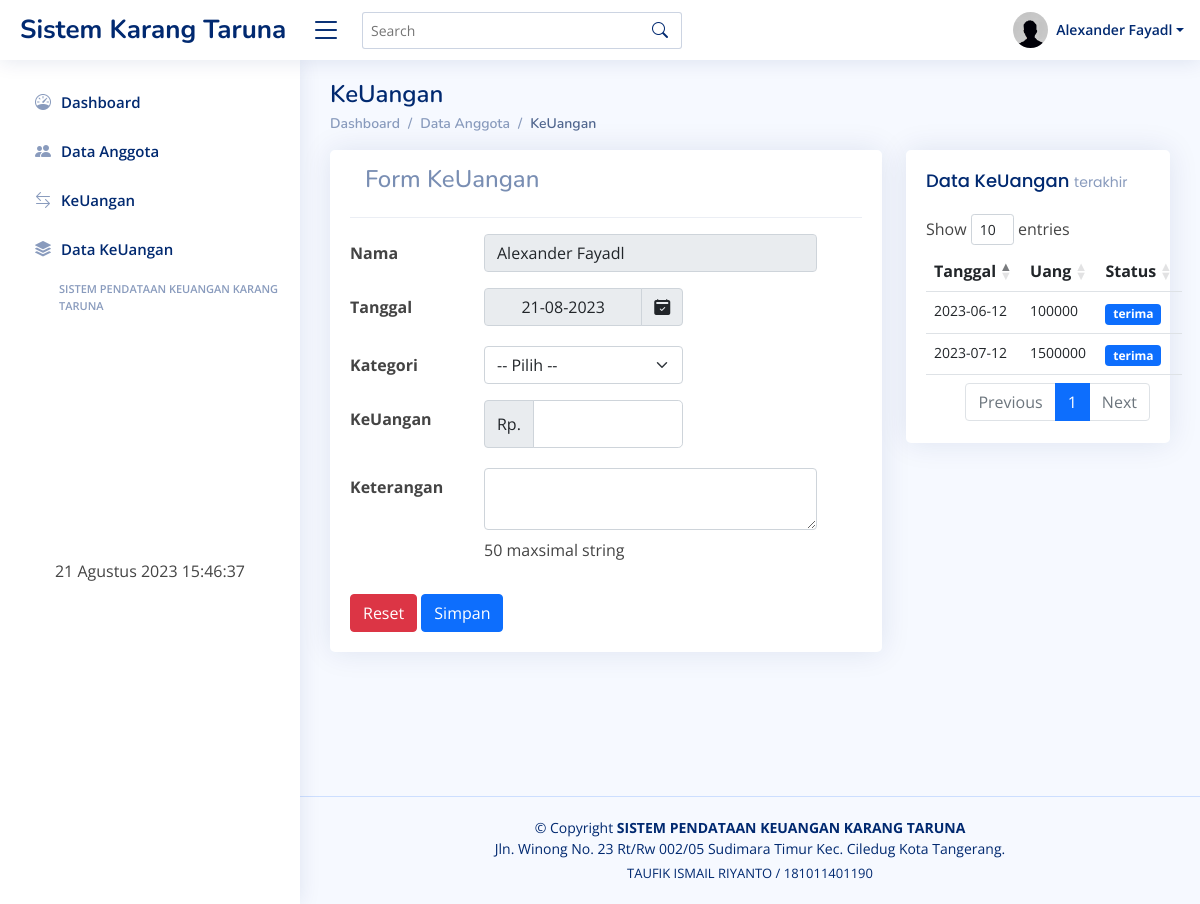
Before: /anggota/index.php?url=keuangan (signed in) with the older database file.
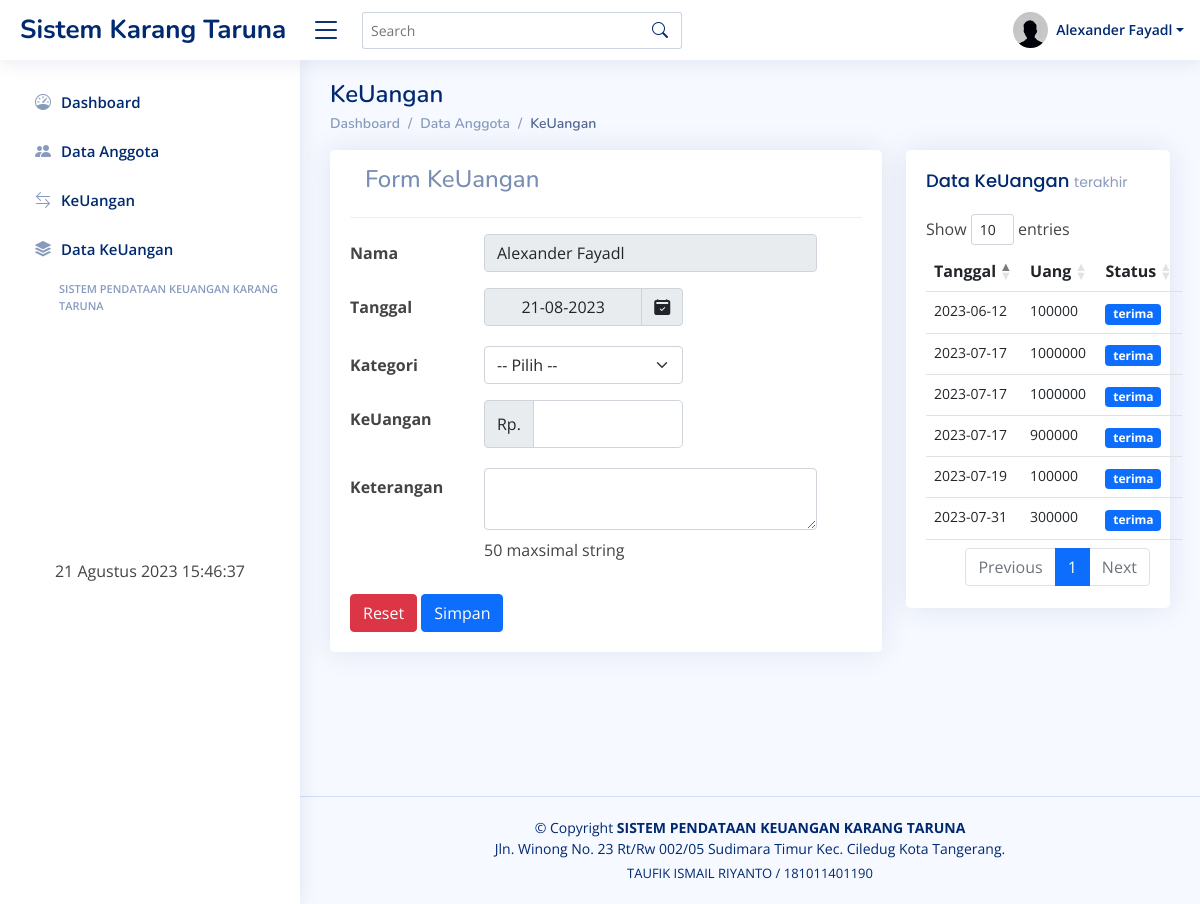
After: the same page with the newer database file.
### tables this page shows
CREATE TABLE `users` (
  `id_user` int(11) NOT NULL,
  `recid` enum('0','1') NOT NULL,
  `nama` varchar(30) NOT NULL,
  `rt` int(4) NOT NULL,
  `rw` int(4) NOT NULL,
  `alamat` text NOT NULL,
  `tgl_lahir` varchar(20) NOT NULL,
  `pekerjaan` varchar(40) NOT NULL,
  `no_telp` varchar(15) NOT NULL,
  `status` enum('aktif','tidak aktif') NOT NULL,
  `usertype` enum('ketua','wakil','anggota') NOT NULL,
  `username` varchar(30) NOT NULL,
  `password` varchar(200) NOT NULL,
  `level` enum('admin','anggota') NOT NULL
);

CREATE TABLE `trx` (
  `id_trx` int(11) NOT NULL,
  `id_user` int(11) NOT NULL,
  `jml_trx` varchar(255) NOT NULL,
  `keterangan` varchar(255) NOT NULL,
  `status_trx` varchar(255) NOT NULL,
  `tgl` date NOT NULL
);

### anggota/keuangan.php (the view, shortened to what this page needs)
<!DOCTYPE html>
<html>
<head>
</head>
<body>
 <div class="container">
  <div class="pagetitle">
   <h1 class="mb-1">KeUangan</h1>
   <nav>
    <ol class="breadcrumb">
     <li class="breadcrumb-item"><a href="?url=dashboard">Dashboard</a></li>
     <li class="breadcrumb-item"><a href="?url=anggota">Data Anggota</a></li>
     <li class="breadcrumb-item active">KeUangan</li>
   </ol>
 </nav>
</div>
<div class="row">
 <div class="col-lg-8">
  <div class="card">
   <div class="card-body">
    <div class="card-header">
     <h4>Form KeUangan</h4>
   </div>
   <form method="POST">
    <div class="mb-2 mt-3 row">
      <label  class="col-sm-3 col-form-label"><b>Nama </b></label>
      <div class="col-sm-8">
        <input type="text" name="nama" class="form-control" value="<?= $_SESSION['nama']; ?>" readonly>
      </div>
    </div>
    <div class="mb-3 mt-3 row">
      <label  class="col-sm-3 col-form-label"><b>Tanggal </b></label>
      <div class="col-sm-5">
        <div class="input-group mb-1">
          <input type="text" name="tgl" value="<?php date_default_timezone_set('Asia/Jakarta'); echo date('d-m-Y'); ?>" class="form-control text-center" readonly>
          <span class="input-group-text"><i class="bi bi-calendar2-check-fill"></i></span>
        </div>
      </div>
    </div>
    <div class="mb-3 mt-3 row">
      <label  class="col-sm-3 col-form-label"><b>Kategori</b></label>
      <div class="col-sm-5">
        <select class="form-select" name="typeuang" required>
          <option value="" selected>-- Pilih --</option>
        </select>
      </div>
    </div>
    <div class="mb-2 mt-3 row">
      <label  class="col-sm-3 col-form-label"><b>KeUangan</b></label>
      <div class="col-sm-5">
        <div class="input-group mb-1">
          <span class="input-group-text">Rp.</span>
          <input type="text" name="saldo_akhir" onkeypress="return hanyaAngka(event)" class="form-control form-control-lg" required>
        </div>
      </div>
    </div>
    <div class="mb-2 mt-3 row">
      <label  class="col-sm-3 col-form-label"><b>Keterangan </b></label>
      <div class="col-sm-8">
        <textarea type="text" id="textarea_ket" maxlength="50" name="ket" class="form-control" required></textarea>
        <div class="mt-2" id="feedback_ket"></div>
      </div>
    </div>
    <br>
    <div class="">
      <button type="reset" class="btn btn-danger">Reset</button>
      <button type="submit" name="kauangan" class="btn btn-primary">Simpan</button>
    </div>
  </form>
</div>
</div>
</div>
<div class="col-lg-4">
  <div class="card">
   <div class="card-body">
     <h5 class="card-title">Data KeUangan <span>terakhir</span></h5>
     <table id="uang" class="table table-borderles">
      <thead>
        <tr>
          <th scope="col">Tanggal</th>
          <th scope="col">Uang</th>
          <th scope="col">Status</th>
        </tr>
      </thead>
      <tbody>
        <?php
        require '../config/config.php';
        $sql = mysqli_query($koneksi,
          "select * from trx inner join users on users.id_user = trx.id_user where users.nama='$_SESSION[nama]' order by tgl desc");
        while ($data = mysqli_fetch_array($sql)) {
          ?>
          <tr>
            <td style="font-size: 14px"><?= $data['tgl']; ?></td>
            <td style="font-size: 14px"><?= $data['jml_trx']; ?></td>
            <td>
              <?php
              if($data['status_trx'] == 'kirim'){ ?>
                <a href="?url=data_keuangan"><span class="badge bg-warning "><?= $data['status_trx']; ?></span></a>
              <?php } elseif ($data['status_trx'] == 'terima') { ?>
                <a href="?url=data_keuangan"><span  class="badge bg-primary "><?= $data['status_trx']; ?></span></a>
              <?php } elseif ($data['status_trx'] == 'tidak terima') { ?>
                <a href="?url=data_keuangan"><span style="font-size: 11px" class="badge bg-danger "><?= $data['status_trx']; ?></span></a>
              <?php }?>
              </td>
            </tr>
          <?php } ?>
        </tbody>
      </table>
    </div>
  </div>
</div>
</div>
</div>
</body>
</html>

### anggota/index.php (shortened to what this page needs)
<!DOCTYPE html>
<html lang="en">
<head>
   <link href="../assets/css/bootstrap.min.css" rel="stylesheet">
   <link href="../assets/css/bootstrap-icons.css" rel="stylesheet">
   <link href="../assets/css/boxicons.min.css" rel="stylesheet">
   <link href="../assets/css/quill.snow.css" rel="stylesheet">
   <link href="../assets/css/quill.bubble.css" rel="stylesheet">
   <link href="../assets/css/remixicon.css" rel="stylesheet">
   <link href="../assets/css/style.css" rel="stylesheet">
   <link href="../assets/datatables/dataTables.bootstrap4.min.css" rel="stylesheet">
</head>
<body>
   <header id="header" class="header fixed-top d-flex align-items-center">
      <div class="d-flex align-items-center justify-content-between"> <a href="index.html" class="logo d-flex align-items-center"> <span class="d-none d-lg-block">Sistem Karang Taruna</span> </a> <i class="bi bi-list toggle-sidebar-btn"></i></div>
      <div class="search-bar">
         <form class="search-form d-flex align-items-center" method="POST" action="#"> <input type="text" name="query" placeholder="Search" title="Enter search keyword"> <button type="submit" title="Search"><i class="bi bi-search"></i></button></form>
      </div>
      <nav class="header-nav ms-auto">
         <ul class="d-flex align-items-center">
            <li class="nav-item dropdown pe-3">
              <?php
              require '../config/config.php';
              $sql = mysqli_query($koneksi, "select * from users where id_user='$_SESSION[id]'");
              while ($data = mysqli_fetch_array($sql)) {
               ?>
               <a class="nav-link nav-profile d-flex align-items-center pe-0" href="#" data-bs-toggle="dropdown"> <img src="../assets/img/profile-img.png" alt="Profile" class="rounded-circle"> <span class="d-none d-md-block dropdown-toggle ps-2"><?php echo $data['nama']; ?></span> </a>
               <?php } ?>
         </li>
      </ul>
   </nav>
</header>
<aside id="sidebar" class="sidebar">
   <ul class="sidebar-nav" id="sidebar-nav">
      <li class="nav-item"> <a class="nav-link collapsed" href="?url=dashboard">
         <i class="bi bi-speedometer"></i>
         <span>Dashboard</span> </a></li>
         <li class="nav-item">
            <a class="nav-link collapsed" href="?url=anggota">
               <i class="bi bi-people-fill"></i>
            </i><span>Data Anggota</span>
         </a>
      </li>
      <li class="nav-item">
         <a class="nav-link collapsed" href="?url=keuangan">
            <i class="bi bi-arrow-left-right"></i>
         </i><span>KeUangan</span>
      </a>
   </li>
   <li class="nav-item">
      <a class="nav-link collapsed" href="?url=data_keuangan">
         <i class="bi bi-stack">
         </i><span>Data KeUangan</span>
      </a>
   </li>
   <li  class="nav-heading ps-4">SISTEM PENDATAAN KEUANGAN KARANG TARUNA</li>
   <br><br><br><br>
   <br><br><br><br>
   <br><br>
   <div class="row text-center">
      <?php
      function tgl_indo($tanggal){
        $bulan = array (
         1 =>   'Januari',
         'Februari',
         'Maret',
         'April',
         'Mei',
         'Juni',
         'Juli',
         'Agustus',
         'September',
         'Oktober',
         'November',
         'Desember'
      );
        $pecahkan = explode('-', $tanggal);
        return $pecahkan[2] . ' ' . $bulan[ (int)$pecahkan[1] ] . ' ' . $pecahkan[0];
     }
     ?>
     <p><?php echo tgl_indo(date('Y-m-d')); ?> <span style="font-size:17" id="jam" ></span></p>
</div>
</ul>
</aside>
<main id="main" class="main">
   <section class="section">
     <div class="row">
      <?php include 'link.php' ?>
      <br>
      <br>
      <br>
      <br>
      <br>
      <br>
      <br>
      <br>
      <br>
      <br>
      <br>
      <br>
      <br>
      <br>
      <br>
      <br>
      <br>
      <br>
      <br>
      <br>
      <br>
      <br>
      <br>
      <br>
      <br>
      <br>
      <br>
      <br>
      <br>
   </div>
</section>
</main>
<footer id="footer" class="footer">
  <div class="copyright"> &copy; Copyright <strong><span>SISTEM PENDATAAN KEUANGAN KARANG TARUNA</span></strong><br>Jln. Winong No. 23 Rt/Rw 002/05 Sudimara Timur Kec. Ciledug Kota Tangerang.</div>
  <div class="credits">TAUFIK ISMAIL RIYANTO / 181011401190</div>
</footer>
</body>
</html>

### anggota/link.php (shortened to what this page needs)
<?php
if (isset($_GET['url'])) {
	$url = $_GET['url'];
	switch ($url) {
		case 'keuangan':
			include 'keuangan.php';
			break;
	}
}

### assets/css/style.css (style rules this page uses)
:root { scroll-behavior: smooth; }
body { font-family: "Open Sans", sans-serif; background: #f6f9ff; color: #444444; }
a { color: #4154f1; text-decoration: none; }
h1, h2, h3, h4, h5, h6 { font-family: "Nunito", sans-serif; }
#main { margin-top: 60px; padding: 20px 30px; transition: all 0.3s; }
.pagetitle { margin-bottom: 10px; }
.pagetitle h1 { font-size: 24px; margin-bottom: 0; font-weight: 600; color: #012970; }
.card { margin-bottom: 30px; border: none; border-radius: 5px; box-shadow: 0px 0 30px rgba(1, 41, 112, 0.1); }
.card-header, .card-footer { border-color: #ebeef4; background-color: #fff; color: #798eb3; padding: 15px; }
.card-title { padding: 20px 0 15px 0; font-size: 18px; font-weight: 500; color: #012970; font-family: "Poppins", sans-serif; }
.card-title span { color: #899bbd; font-size: 14px; font-weight: 400; }
.card-body { padding: 0 20px 20px 20px; }
.breadcrumb { font-size: 14px; font-family: "Nunito", sans-serif; color: #899bbd; font-weight: 600; }
.breadcrumb a { color: #899bbd; transition: 0.3s; }
.breadcrumb .breadcrumb-item::before { color: #899bbd; }
.breadcrumb .active { color: #51678f; font-weight: 600; }
.logo { line-height: 1; }
@media (min-width: 1200px) { .logo { width: 280px; } }
.logo span { font-size: 26px; font-weight: 700; color: #012970; font-family: "Nunito", sans-serif; }
.header { transition: all 0.5s; z-index: 997; height: 60px; box-shadow: 0px 2px 20px rgba(1, 41, 112, 0.1); background-color: #fff; padding-left: 20px; }
.header .toggle-sidebar-btn { font-size: 32px; padding-left: 10px; cursor: pointer; color: #012970; }
.header .search-bar { min-width: 360px; padding: 0 20px; }
.header .search-form { width: 100%; }
.header .search-form input { border: 0; font-size: 14px; color: #012970; border: 1px solid rgba(1, 41, 112, 0.2); padding: 7px 38px 7px 8px; border-radius: 3px; transition: 0.3s; width: 100%; }
.header .search-form button { border: 0; padding: 0; margin-left: -30px; background: none; }
.header .search-form button i { color: #012970; }
.header-nav ul { list-style: none; }
.header-nav > ul { margin: 0; padding: 0; }
.header-nav .nav-profile { color: #012970; }
.header-nav .nav-profile img { max-height: 36px; }
.header-nav .nav-profile span { font-size: 14px; font-weight: 600; }
.sidebar { position: fixed; top: 60px; left: 0; bottom: 0; width: 300px; z-index: 996; transition: all 0.3s; padding: 20px; overflow-y: auto; scrollbar-width: thin; scrollbar-color: #aab7cf transparent; box-shadow: 0px 0px 20px rgba(1, 41, 112, 0.1); background-color: #fff; }
@media (min-width: 1200px) { #main, #footer { margin-left: 300px; } }
.sidebar-nav { padding: 0; margin: 0; list-style: none; }
.sidebar-nav li { padding: 0; margin: 0; list-style: none; }
.sidebar-nav .nav-item { margin-bottom: 5px; }
.sidebar-nav .nav-heading { font-size: 11px; text-transform: uppercase; color: #899bbd; font-weight: 600; margin: 10px 0 5px 15px; }
.sidebar-nav .nav-link { display: flex; align-items: center; font-size: 15px; font-weight: 600; color: #4154f1; transition: 0.3; background: #f6f9ff; padding: 10px 15px; border-radius: 4px; }
.sidebar-nav .nav-link i { font-size: 16px; margin-right: 10px; color: #4154f1; }
.sidebar-nav .nav-link.collapsed { color: #012970; background: #fff; }
.sidebar-nav .nav-link.collapsed i { color: #899bbd; }
.footer { padding: 20px 0; font-size: 14px; transition: all 0.3s; border-top: 1px solid #cddfff; }
.footer .copyright { text-align: center; color: #012970; }
.footer .credits { padding-top: 5px; text-align: center; font-size: 13px; color: #012970; }

Changed rows visible on the page:
removed trx: tgl "2023-07-12", jml_trx "1500000", status_trx "terima"
added trx: tgl "2023-07-31", jml_trx "300000", status_trx "terima"
added trx: tgl "2023-07-19", jml_trx "100000", status_trx "terima"
added trx: tgl "2023-07-17", jml_trx "1000000", status_trx "terima"
added trx: tgl "2023-07-17", jml_trx "1000000", status_trx "terima"
added trx: tgl "2023-07-17", jml_trx "900000", status_trx "terima"
